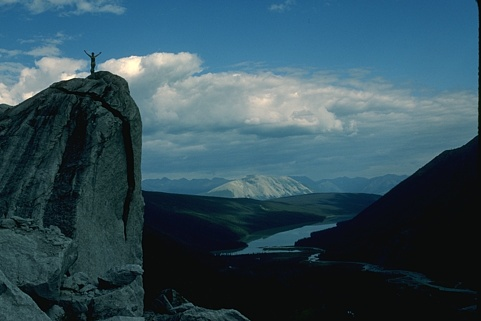
#> input picture example/input_folder/14037.jpg, 481 x 321 px, given as the content of the folder CA-Projects/Projeto Venatura/Images Int - Segment/Class 3/TS, which was not available
$ python extract_features.py example/input_folder/14037.jpg example/input_folder/14085.jpg   (older library calls are emulated)
#> lines starting #> are read from the running program, lines starting #| are printed output that depends on the picture; pictures that were not available may be replaced by others from this repository, and a replacement may not be noted
### extractor_meta.py
import numpy as np
import cv2

#attributes,samples,dimension,cor_RG,cor_RB,cor_RH,cor_RS,cor_RV,cor_RI,cor_GB,cor_GH,cor_GS,cor_GV,cor_GI,cor_BH,cor_BS,cor_BV,cor_BI,cor_HS,cor_HV,cor_HI,cor_SV,cor_SI,cor_VI
def extract_meta_features(img):
    #img = cv2.imread(arquivo)
    hsv = cv2.cvtColor(img, cv2.COLOR_BGR2HSV)
    gray = cv2.cvtColor(img, cv2.COLOR_BGR2GRAY)
    descritores = []

    B = img[:,:,0]
    R = img[:,:,2]
    G = img[:,:,1]
    H = hsv[:,:,0]
    S = hsv[:,:,1]
    V = hsv[:,:,2]


    data_mat = np.column_stack((R.reshape(-1,1),G.reshape(-1,1),B.reshape(-1,1),H.reshape(-1,1),S.reshape(-1,1),V.reshape(-1,1),gray.reshape(-1,1)))

    #Simple

    attributes = 7 #R,G,B,H,S,V,I
    samples = gray.size
    dimension = samples/attributes
    descritores = descritores + [attributes,samples,dimension]

    cor_mat = np.corrcoef(data_mat,rowvar=False) #correlation
    cor_var = []

    for i in range(0,cor_mat.shape[0]):
        for j in range(i,cor_mat.shape[1]):
            if(i!=j):
                cor_var = cor_var + [cor_mat[i,j]]

    descritores = descritores + cor_var
    return descritores

### extractor_color.py
# gray FEATURES

#features de contorno

import cv2
import numpy as np
from scipy import stats
from skimage import feature
import math

# [11 lines left out: function auto_canny, not called in this run]


#mean_H,std_H,mean_S,std_S,mean_V,std_V,std_hist_H,kurt_hist_H,skew_hist_H,std_hist_S,kurt_hist_S,skew_hist_S,std_hist_V,kurt_hist_V,skew_hist_V,
#mean_R,std_R,mean_G,std_G,mean_B,std_B,std_hist_R,kurt_hist_R,skew_hist_R,std_hist_G,kurt_hist_G,skew_hist_G,std_hist_B,kurt_hist_B,skew_hist_B,
#hu_sobel1,hu_sobel2,hu_sobel3,hu_sobel4,hu_sobel5,hu_sobel6,hu_sobel7
def extract_color_features(img_rgb):
    #img_rgb = cv2.imread(arquivo)

    img_rgb_32F = np.float32(img_rgb)
    img_hsv = cv2.cvtColor(img_rgb, cv2.COLOR_BGR2HSV)
    img_hsv_32F = cv2.cvtColor(img_rgb_32F, cv2.COLOR_BGR2HSV)
    img_hsv_32F = img_hsv_32F

    descritores = []

    B,G,R = cv2.split(img_rgb)
    H,S,V = cv2.split(img_hsv)
    H_32,S_32,V_32 = cv2.split(img_hsv_32F)
    H_32 = H_32 / 360.0 #Scaling to 0 to 1
    V_32 = V_32/255.0 #Scaling to 0 to 1

    hist_B,_ = np.histogram(B.ravel(),256,[0,256])
    hist_B = hist_B.astype(float) / sum(hist_B)
    hist_G,_ = np.histogram(G.ravel(),256,[0,256])
    hist_G = hist_G.astype(float) / sum(hist_G)
    hist_R,_ = np.histogram(R.ravel(),256,[0,256])
    hist_R = hist_R.astype(float) / sum(hist_R)

    H_32[0:10,0:10]

    hist_H,bins = np.histogram(H_32.ravel(),256,[0,1])
    hist_H = hist_H.astype(float) / sum(hist_H)

    hist_S,_ = np.histogram(S_32.ravel(),256,[0,1])
    hist_S = hist_S.astype(float) / sum(hist_S)

    hist_V,_ = np.histogram(V.ravel(),256,[0,256])
    hist_V = hist_V.astype(float) / sum(hist_V)

    #media e desvio H
    #media e desvio S
    #media e desvio V
    mean_H = stats.tmean(H_32.ravel())
    std_H = stats.tstd(H_32.ravel())
    mean_S = stats.tmean(S_32.ravel())
    std_S = stats.tstd(S_32.ravel())
    mean_V = stats.tmean(V_32.ravel())
    std_V = stats.tstd(V_32.ravel())

    descritores = descritores + [mean_H,std_H,mean_S,std_S,mean_V,std_V]

    #std kurt skew hist H
    #std kurt skew hist S
    #std kurt skew hist V
    std_hist_H = stats.tstd(hist_H)
    kurt_hist_H = stats.kurtosis(hist_H,fisher=False)
    skew_hist_H = stats.skew(hist_H)

    std_hist_S = np.std(hist_S)
    kurt_hist_S = stats.kurtosis(hist_S,fisher=False)
    skew_hist_S = stats.skew(hist_S)

    std_hist_V = np.std(hist_V)
    kurt_hist_V = stats.kurtosis(hist_V,fisher=False)
    skew_hist_V = stats.skew(hist_V)

    descritores = descritores + [std_hist_H,kurt_hist_H, skew_hist_H,std_hist_S,kurt_hist_S,skew_hist_S,std_hist_V,kurt_hist_V,skew_hist_V]

    #media e desvio R
    #media e desvio G
    #media e desvio B
    mean_R = stats.tmean(R.ravel())
    std_R = stats.tstd(R.ravel())
    mean_G = stats.tmean(G.ravel())
    std_G = stats.tstd(G.ravel())
    mean_B = stats.tmean(B.ravel())
    std_B = stats.tstd(B.ravel())

    descritores = descritores + [mean_R,std_R,mean_G,std_G,mean_B,std_B]

    #std kurt skew hist R
    #std kurt skew hist G
    #std kurt skew hist B
    std_hist_R = np.std(hist_R)
    kurt_hist_R = stats.kurtosis(hist_R,fisher=False)
    skew_hist_R = stats.skew(hist_R)

    std_hist_G = np.std(hist_G)
    kurt_hist_G = stats.kurtosis(hist_G,fisher=False)
    skew_hist_G = stats.skew(hist_G)

    std_hist_B = np.std(hist_B)
    kurt_hist_B = stats.kurtosis(hist_B,fisher=False)
    skew_hist_B = stats.skew(hist_B)

    descritores = descritores + [std_hist_R,kurt_hist_R, skew_hist_R,std_hist_G,kurt_hist_G,skew_hist_G,std_hist_B,kurt_hist_B,skew_hist_B]

    gray_image = cv2.cvtColor(img_rgb, cv2.COLOR_BGR2GRAY)
    img_gray_32F = np.float32(gray_image)
    sobelx = cv2.Sobel(gray_image,cv2.CV_64F,1,0)
    sobely = cv2.Sobel(gray_image,cv2.CV_64F,0,1)
    im_gmag = np.sqrt(sobelx*sobelx + sobely*sobely)
    gmag = (im_gmag-im_gmag.min())/(im_gmag.max()-im_gmag.min())

    gmag_int = (255*gmag).astype('uint8')
    #cv2.imwrite('haha2.jpg',gmag_int)
    numpx = cv2.countNonZero(gmag_int)
    perc = float(numpx)/ img_gray_32F.size
    #gmag_int
    #ret,thresh = cv2.threshold(gmag_int,127,255,0)
    # print(im2, contours, hierarchy, gmag_int, cv2.RETR_TREE, cv2.CHAIN_APPROX_SIMPLE)
    _,contours, hierarchy = cv2.findContours(gmag_int, cv2.RETR_TREE, cv2.CHAIN_APPROX_SIMPLE)
    if (len(contours)> 0):
        cnt = contours[0]
        momentos = cv2.moments(cnt)
        inv_moments_1 = momentos.get('nu02')
        inv_moments_2 = momentos.get('nu02')
        inv_moments_3 = momentos.get('nu11')
        inv_moments_4 = momentos.get('nu12')
        inv_moments_5 = momentos.get('nu20')
        inv_moments_6 = momentos.get('nu21')
        inv_moments_7 = momentos.get('nu30')
    else:
        inv_moments_1 = 0
        inv_moments_2 = 0
        inv_moments_3 = 0
        inv_moments_4 = 0
        inv_moments_5 = 0
        inv_moments_6 = 0
        inv_moments_7 = 0

    descritores = descritores + [perc,inv_moments_1,inv_moments_2,inv_moments_3,inv_moments_4,inv_moments_5,inv_moments_6,inv_moments_7]

    #import cv2
    #gray_image = cv2.imread('./teste/croppedImage_77_cotenna_S-191005-10.jpg',0) #venatura
    #gray_image = cv2.imread('./teste/croppedImage_61_cotenna_S-191005-20.jpg',0) #non-venatura
    blurred = cv2.GaussianBlur(gray_image, (3, 3), 0)
    canny_edge = cv2.Canny(blurred, 20, 60)
    #canny_edge
    #canny_edge = auto_canny(blurred)
    #canny_edge
    #cv2.imwrite('haha.jpg',canny_edge)

    numpx = cv2.countNonZero(canny_edge)
    perc = float(numpx)/ canny_edge.size
    _, contours,hierarchy = cv2.findContours(canny_edge.astype('uint8'), cv2.RETR_TREE, cv2.CHAIN_APPROX_SIMPLE)

    if(len(contours) > 0):
        cnt = contours[0]
        momentos = cv2.moments(cnt)

        inv_moments_1 = momentos.get('nu02')
        inv_moments_2 = momentos.get('nu02')
        inv_moments_3 = momentos.get('nu11')
        inv_moments_4 = momentos.get('nu12')
        inv_moments_5 = momentos.get('nu20')
        inv_moments_6 = momentos.get('nu21')
        inv_moments_7 = momentos.get('nu30')
    else:
        inv_moments_1 = 0
        inv_moments_2 = 0
        inv_moments_3 = 0
        inv_moments_4 = 0
        inv_moments_5 = 0
        inv_moments_6 = 0
        inv_moments_7 = 0

    descritores = descritores + [perc,inv_moments_1,inv_moments_2,inv_moments_3,inv_moments_4,inv_moments_5,inv_moments_6,inv_moments_7]

    return descritores

### extractor_gray.py
import cv2
import numpy as np
from scipy import stats
from skimage import feature
import math


def desvio(x):
    vet = x.ravel()
    desvio = stats.tstd(vet)
    return np.ones(len(vet))*desvio

def block_process(img,X,fun):
    img_array = img.ravel()
    height, width = img.shape[:2]
    length = len(img_array)
    B = np.zeros(length).reshape(img.shape[:2])
    process_length = X*X
    for i in range(0,height,X):
        limit_h = i + X
        if(i+X > height):
            limit_h = height
        for j in range(0,width,X):
            limit_w = j + X
            if(j+X > width):
                limit_w = width
            bloco = img[i:limit_h,j:limit_w]
            bloco_ravel = bloco.ravel()
            #print "i:",i,"j:",j
            if(len(bloco_ravel) < process_length):
                zeros = np.zeros(process_length - len(bloco_ravel))
                bloco_ravel = np.concatenate((bloco_ravel,zeros))
            block = fun(bloco_ravel)
            #print block.reshape(bloco.shape[:2])
            h,w = bloco.shape[:2]
            limite_total = h*w
            B[i:limit_h,j:limit_w] = block[0:limite_total].reshape(bloco.shape[:2])

    return B

def SNM(img):
    L_ldr = img.astype("double")
    u = stats.tmean(L_ldr.ravel())
    I1 = block_process(L_ldr,11,desvio)
    I1 = I1.reshape(img.shape[:2])
    sig = stats.tmean(I1.ravel())
    phat_1 = 4.4
    phat_2 = 10.1
    beta_mode = (phat_1 - 1)/(phat_1 + phat_2 - 2)
    C_0 = stats.beta.pdf(beta_mode,phat_1,phat_2)
    C = stats.beta.pdf(sig/64.29,phat_1,phat_2)
    pc = C/C_0
    #pc
    muhat = 115.94
    sigmahat = 27.99
    B_0 = stats.norm.pdf(muhat,muhat,sigmahat)
    B = stats.norm.pdf(u,muhat,sigmahat)
    pb = B/B_0
    N = pb*pc
    return N

def eme(img, M,L):
    how_many = int(math.floor(M/L))
    E = 0
    B1 = np.zeros(L)
    m1 = 0
    for m in range(0,how_many):
        n1 = 0
        for n in range(0,how_many):
            B1 = img[m1:(m1+L),n1:(n1+L)]
            b_min = np.min(B1.ravel())
            b_max = np.max(B1.ravel())
            if b_min>0:
                b_ratio = b_max/b_min
                E = E +20*np.log(b_ratio)
            n1 = n1 + L
        m1 = m1 + L
    E = (E/how_many)/how_many
    return E


#mean_I,std_I,entropy_I,std_hist_I,kurt_hist_I,skew_hist_I,lbp_0,lbp_1,lbp_2,lbp_3,lbp_4,lbp_5,lbp_6,lbp_7,lbp_8,lbp_9,com_entropy,com_inertia,com_energy,com_correlation,com_homogeniety,FFT_energy,FFT_entropy,FFT_intertia,FFT_homogeneity, SNM,EME

def extract_gray_features(img):
    #img = cv2.imread(arquivo,0)
    histogram,bins = np.histogram(img.ravel(),256,[0,256])
    normalized_histogram = histogram.astype(float) / sum(histogram) #Normalizing Histogram

    descritores = []

    #Espaciais
    #-----------------------#
    media_img = stats.tmean(img.ravel())
    std_img = stats.tstd(img.ravel())
    entropy_img = stats.entropy(histogram, base=2)
    descritores.append(media_img)
    descritores.append(std_img)
    descritores.append(entropy_img)
    #------------------------#

    #histogram
    #----------------------#
    std_hist = np.std(normalized_histogram)
    kurt_hist = stats.kurtosis(normalized_histogram,fisher=False)
    skew_hist = stats.skew(normalized_histogram)
    descritores.append(std_hist)
    descritores.append(kurt_hist)
    descritores.append(skew_hist)
    #----------------------#

    #LBP
    #----------------------#

    #lbp_default = feature.local_binary_pattern(img,8,1,method="default")
    #lbp_ror = feature.local_binary_pattern(img,8,1,method="ror")
    #lbp_nriuniform = feature.local_binary_pattern(img,8,1,method="nri_uniform")
    #lbp_var = feature.local_binary_pattern(img,8,1,method="var")
    lbp_uniform = feature.local_binary_pattern(img,8,1,method="uniform")
    (hist, _) = np.histogram(lbp_uniform.ravel(),10,[0,10])
    hist = hist/np.linalg.norm(hist)
    descritores = descritores + hist.tolist()

    #----------------------#
    #Co-ocorrence MATRIX
    #---------------------------------#
    co_ocurrence_matrix = feature.greycomatrix(img,[1],[0],levels=256,normed=True)
    co_ocurrence_matrix_nonorm = feature.greycomatrix(img,[1],[0],levels=256,normed=False)
    co_ocurrence_matrix2 = co_ocurrence_matrix[:,:,0,0]
    co_ocurrence_matrix_nonorm = co_ocurrence_matrix_nonorm[:,:,0,0]

    co_ocurrence_matrix_nonorm[co_ocurrence_matrix_nonorm >=1] = 1

    hist_glcm,bins = np.histogram(co_ocurrence_matrix_nonorm.ravel(),256,[0,1])
    norm_hist_glcm = hist_glcm.astype(float) / sum(hist_glcm)
    soma = 0
    for i in range(0,256):
        if(norm_hist_glcm[i] != 0):
            soma = soma + norm_hist_glcm[i]*np.log2(norm_hist_glcm[i])


    com_entropy = -1*soma
    com_inertia = feature.greycoprops(co_ocurrence_matrix,'contrast')
    com_correlation = feature.greycoprops(co_ocurrence_matrix,'correlation')
    com_energy = feature.greycoprops(co_ocurrence_matrix,'energy')
    com_energy = com_energy * com_energy
    com_homogeniety = 0

    for i in range(0,co_ocurrence_matrix2.shape[0]):
        for j in range(0,co_ocurrence_matrix2.shape[1]):
            com_homogeniety = com_homogeniety + co_ocurrence_matrix2[i,j]/ (1 + abs(i-j))

    descritores.append(com_entropy)
    descritores.append(com_inertia.ravel()[0])
    descritores.append(com_energy.ravel()[0])
    descritores.append(com_correlation.ravel()[0])
    descritores.append(com_homogeniety)

    #---------------------------------#

    #Fourier Transform
    #---------------------------------#
    F = np.fft.fft2(img)
    NFP = F

    spectral_energy = sum(sum(abs(F)*abs(F)))
    spectral_energy = 1.0/F.ravel().size * spectral_energy

    F = np.fft.fftshift(F)
    F = abs(F)
    F = np.log(F+1)

    out = np.zeros(F.ravel().size,np.double)
    F = cv2.normalize(F,out,1.0,0.0,cv2.NORM_MINMAX)
    NFP = abs(np.real(NFP))/math.sqrt(abs(spectral_energy))

    NFP_energy = 0
    NFP_entropy = 0
    NFP_inertia = 0
    NFP_homogeneity = 0


    for i in range(0,NFP.shape[0]):
        for j in range(0,NFP.shape[1]):
            NFP_entropy = NFP_entropy + NFP[i,j]* np.log(NFP[i,j]);

            NFP_energy = NFP_energy + ( NFP[i,j]* NFP[i,j] );

            NFP_inertia = NFP_inertia + (i-j) * NFP[i,j];

            NFP_homogeneity = NFP_homogeneity + NFP[i,j]/( 1 + abs(i-j));


    NFP_energy = NFP_energy / NFP.ravel().size
    NFP_homogeneity = NFP_homogeneity / NFP.ravel().size
    NFP_entropy = NFP_entropy / NFP.ravel().size
    NFP_inertia = NFP_inertia / NFP.ravel().size

    descritores.append(NFP_energy)
    descritores.append(NFP_entropy)
    descritores.append(NFP_inertia)
    descritores.append(NFP_homogeneity)
    #-----------------------------------------#

    #QUALIDADE
    #---------------------------------------#
    #SMN

    descritores.append(SNM(img))

    #EME
    nrows = img.shape[0]
    ncols = img.shape[1]

    if(nrows > ncols):
        csize = ncols
    else:
        csize = nrows

    if(csize % 2 != 0):
        csize = csize - 1

    xmin = int(round(ncols/2)) - int(round(csize/2))
    ymin = int(round(nrows/2)) - int(round(csize/2))

    crop = img[ymin:ymin+csize,xmin:xmin+csize]
    EME_original = eme(crop.astype("float"),crop.shape[0],8)

    descritores.append(EME_original)


    #-------------------------------------------#
    return descritores

### extract_features.py
import cv2
import imutils
import numpy as np
import os
import glob
import csv
from extractor_gray import extract_gray_features
from extractor_meta import extract_meta_features
from extractor_color import extract_color_features
import sys

# input_folder = sys.argv[1]
input_folder = '/home/remid/Documents/JESSICA-Projects/Projeto Venatura/Images Int - Segment/Class 3/TS'
# output_file = sys.argv[2]
output_file = '/home/remid/Documents/JESSICA-Projects/Projeto Venatura/Images Int - Segment/Dataset/3_TS.csv'

#print (input_folder)
#print (output_file)

#Image folder
files = [os.path.join(input_folder, f) for f in os.listdir(input_folder)]
#print files

csv_complete = []

meta_features_names = ['attributes','samples','dimension','cor_RG','cor_RB','cor_RH','cor_RS','cor_RV','cor_RI','cor_GB','cor_GH','cor_GS','cor_GV','cor_GI','cor_BH','cor_BS','cor_BV','cor_BI','cor_HS','cor_HV','cor_HI','cor_SV','cor_SI','cor_VI']
color_features_names = ['mean_H','std_H','mean_S','std_S','mean_V','std_V','std_hist_H','kurt_hist_H','skew_hist_H','std_hist_S','kurt_hist_S','skew_hist_S','std_hist_V','kurt_hist_V','skew_hist_V']
color_features_names = color_features_names + ['mean_R','std_R','mean_G','std_G','mean_B','std_B','std_hist_R','kurt_hist_R','skew_hist_R','std_hist_G','kurt_hist_G','skew_hist_G','std_hist_B','kurt_hist_B','skew_hist_B']
color_features_names = color_features_names + ['nump_sobel','hu_sobel1','hu_sobel2','hu_sobel3','hu_sobel4','hu_sobel5','hu_sobel6','hu_sobel7']
color_features_names = color_features_names + ['nump_canny','hu_canny1','hu_canny2','hu_canny3','hu_canny4','hu_canny5','hu_canny6','hu_canny7']
gray_features_names = ['mean_I','std_I','entropy_I','std_hist_I','kurt_hist_I','skew_hist_I','lbp_0','lbp_1','lbp_2','lbp_3','lbp_4','lbp_5','lbp_6','lbp_7',
                'lbp_8','lbp_9','com_entropy','com_inertia','com_energy','com_correlation','com_homogeniety','FFT_energy','FFT_entropy','FFT_intertia','FFT_homogeneity', 'SNM','EME']

features_names = ['Name_file'] + meta_features_names + color_features_names + gray_features_names
# [11 lines of commented-out code are left out]
csv_complete.append(features_names)

for index,arquivo in enumerate(files):
    nome_arquivo_completo = os.path.basename(arquivo)
    print (nome_arquivo_completo)
    if(cv2.imread(arquivo) is not None):
        img_rgb = cv2.imread(arquivo)
#> img_rgb is the input picture: shape (321, 481, 3); mean B, G, R 90.4, 78.3, 50.3
        img_gray = cv2.imread(arquivo,0)
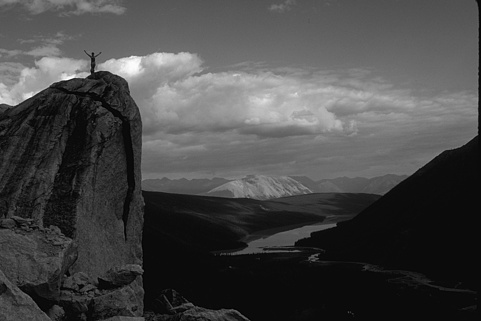
#> img_gray: shape (321, 481); min 0, max 255, mean 71.3
        linha_csv = [nome_arquivo_completo]
        linha_csv = linha_csv + extract_meta_features(img_rgb)
#> in extract_meta_features, `B = img[:,:,0]`:
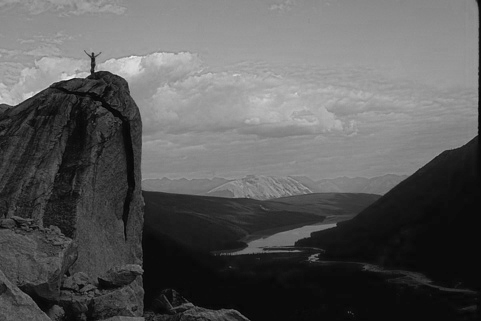
#> B: shape (321, 481); min 0, max 236, mean 90.4
#> in extract_meta_features, `R = img[:,:,2]`:
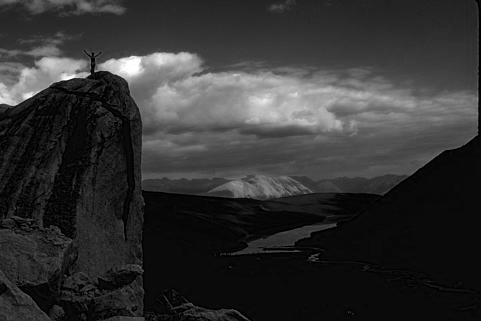
#> R: shape (321, 481); min 0, max 255, mean 50.3
#> in extract_meta_features, `H = hsv[:,:,0]`:
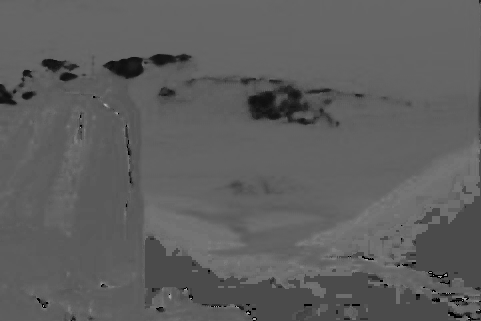
#> H: shape (321, 481); min 0, max 173, mean 94
#> in extract_meta_features, `S = hsv[:,:,1]`:
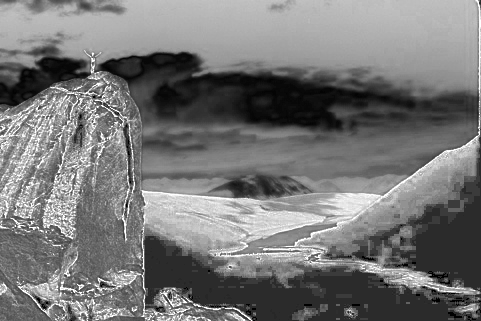
#> S: shape (321, 481); min 0, max 255, mean 118.4
#> (the rest of the program and of its run is left out)
